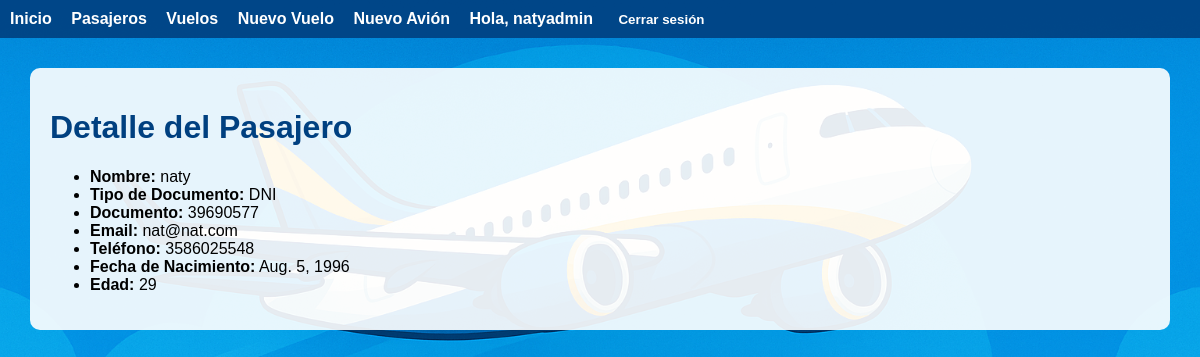
/pasajeros/1/ (signed in), run on the app's committed database.
### pasajeros/models.py (models this page shows, shortened)
class Pasajero(models.Model):
    TIPO_DOCUMENTO_CHOICES = [
        ('DNI', 'DNI'),
        ('PAS', 'Pasaporte'),
        ('LC', 'Libreta Cívica'),
        ('LE', 'Libreta de Enrolamiento'),
        ('OTRO', 'Otro'),
    ]
    nombre = models.CharField(max_length=100)
    tipo_documento = models.CharField(max_length=10, choices=TIPO_DOCUMENTO_CHOICES)
    documento = models.CharField(max_length=30, unique=True)
    email = models.EmailField()
    telefono = models.CharField(max_length=20)
    fecha_nacimiento = models.DateField()
    @property
    def edad(self):
        today = date.today()
        return today.year - self.fecha_nacimiento.year - (
            (today.month, today.day) < (self.fecha_nacimiento.month, self.fecha_nacimiento.day)
        )
    class Meta:
        verbose_name = 'Pasajero'
        verbose_name_plural = 'Pasajeros'
        ordering = ['nombre']

### pasajeros/views.py (the view)
# urls.py: path('<int:pasajero_id>/', views.detalle_pasajero, name='detalle_pasajero'),
@login_required
def detalle_pasajero(request, pasajero_id):
    if request.user.perfil and request.user.perfil.rol != 'admin':
        return redirect('home:index')
    pasajero = get_object_or_404(Pasajero, id=pasajero_id)
    return render(request, 'pasajeros/pasajeros_detail.html', {'pasajero': pasajero})

### usuarios/models.py (called while the page is built)
def get_perfil(self):
    return getattr(self, 'perfilusuario', None)

### pasajeros/templates/pasajeros/pasajeros_detail.html
{% extends 'base.html' %}
{% block content %}
  <h1>Detalle del Pasajero</h1>
  <ul>
    <li><strong>Nombre:</strong> {{ pasajero.nombre }}</li>
    <li><strong>Tipo de Documento:</strong> {{ pasajero.tipo_documento }}</li>
    <li><strong>Documento:</strong> {{ pasajero.documento }}</li>
    <li><strong>Email:</strong> {{ pasajero.email }}</li>
    <li><strong>Teléfono:</strong> {{ pasajero.telefono }}</li>
    <li><strong>Fecha de Nacimiento:</strong> {{ pasajero.fecha_nacimiento }}</li>
    <li><strong>Edad:</strong> {{ pasajero.edad }}</li>
  </ul>
{% endblock %}

### home/templates/base.html (shortened to what this page needs)
{% load static %}
<!DOCTYPE html>
<html lang="es">
<head>
</head>
<body>
    <nav>
        <a href="{% url 'home:index' %}">Inicio</a>
        {% if user.is_authenticated %}
            <a href="{% url 'pasajeros:listado_pasajeros' %}">Pasajeros</a>
            <a href="{% url 'vuelos:vuelo_list' %}">Vuelos</a>
            {% if user.perfilusuario.rol == 'admin' %}
                <a href="{% url 'vuelos:crear_vuelo' %}">Nuevo Vuelo</a>
            {% endif %}
            {% if user.perfilusuario.rol != 'pasajero' %}
                <a href="{% url 'vuelos:crear_avion' %}">Nuevo Avión</a>
            {% endif %}
            <span>Hola, {{ user.username }}</span>
            <form action="{% url 'usuarios:logout' %}" method="post" style="display:inline;">
                <button type="submit">Cerrar sesión</button>
            </form>
        {% else %}
            <a href="{% url 'usuarios:login' %}">Iniciar sesión</a>
            <a href="{% url 'usuarios:registro' %}">Registrarse</a>
        {% endif %}
    </nav>
    <div class="container">
        {% block content %}
        {% endblock %}
    </div>
</body>
</html>

### data on the page
Pasajero: nombre "naty", tipo_documento "DNI", documento "39690577", email "nat@nat.com", telefono "3586025548", fecha_nacimiento "Aug. 5, 1996", edad "29"

### other printed values
{{ user.username }} "natyadmin"
